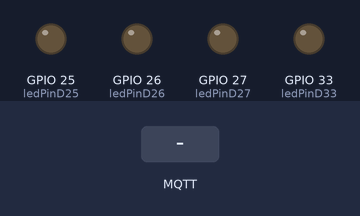
A sketch run on a simulated ESP32. Parts: output pins drawn as LEDs (lit = HIGH). Inputs (shaded band) come from the test bench. WiFi joins after 1.5 s; servers stay silent unless stated; no MQTT or app messages arrive unless stated; what the sketch prints to the serial monitor is not drawn.

Above: at 2.7 s.
2.8 s: MQTT message "1" arrives on the first subscribed topic
At 3.7 s:
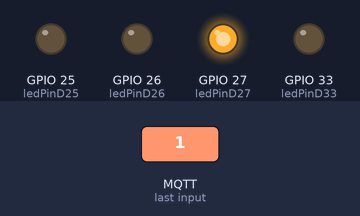
4.3 s: MQTT message "2" arrives on the first subscribed topic
At 4.8 s:
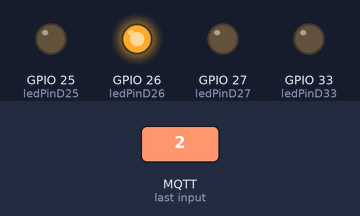
5.8 s: MQTT message "3" arrives on the first subscribed topic
At 7.0 s:
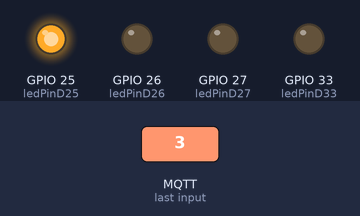
7.3 s: MQTT message "4" arrives on the first subscribed topic
At 8.3 s:
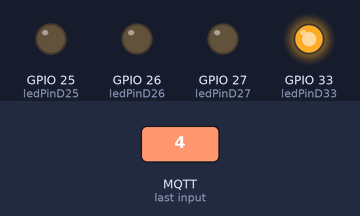
8.8 s: MQTT message "5" arrives on the first subscribed topic
At 9.5 s:
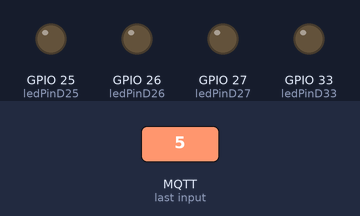
Timing chart, 0 to 11.3 s (numbered marks = the images above; inputs shaded):
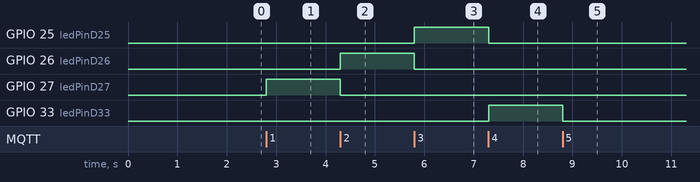

Measured:
- after the input at 2.8 s, GPIO 27 (ledPinD27): LOW → HIGH at once
- after the input at 4.3 s, GPIO 26 (ledPinD26): LOW → HIGH at once; GPIO 27 (ledPinD27): HIGH → LOW at once
- after the input at 5.8 s, GPIO 25 (ledPinD25): LOW → HIGH at once; GPIO 26 (ledPinD26): HIGH → LOW at once
- after the input at 7.3 s, GPIO 25 (ledPinD25): HIGH → LOW at once; GPIO 33 (ledPinD33): LOW → HIGH at once
- after the input at 8.8 s, GPIO 33 (ledPinD33): HIGH → LOW at once

The sketch:

VisionSystemEsp32.ino
```cpp
#include <WiFi.h>
#include <PubSubClient.h>

// Defina as credenciais da sua rede Wi-Fi
const char* ssid = "Cobertura";  // Substitua com o nome da sua rede Wi-Fi
const char* password = "Dev@!2024";  // Substitua com a senha da sua rede Wi-Fi

// Defina o broker MQTT
const char* mqtt_server = "test.mosquitto.org";  // Pode ser outro broker MQTT
const int mqtt_port = 1883;  // Porta padrão do MQTT sem TLS
const char* mqtt_topic = "jacob273gato";  // Tópico ao qual o ESP32 está inscrito

// Defina os pinos dos LEDs
const int ledPinD25 = 25;
const int ledPinD26 = 26;
const int ledPinD27 = 27;
const int ledPinD33 = 33;

WiFiClient espClient;
PubSubClient client(espClient);

// Função para conectar ao Wi-Fi
void setup_wifi() {
  delay(10);
  // Conectando-se à rede Wi-Fi
  Serial.println();
  Serial.print("Conectando-se à rede Wi-Fi: ");
  Serial.println(ssid);

  WiFi.begin(ssid, password);
  while (WiFi.status() != WL_CONNECTED) {
    delay(500);
    Serial.print(".");
  }
  Serial.println("Conectado ao Wi-Fi");
}

// Função para controlar os LEDs de acordo com a mensagem recebida
void controlLEDs(int value) {
  // Desliga todos os LEDs
  digitalWrite(ledPinD25, LOW);
  digitalWrite(ledPinD26, LOW);
  digitalWrite(ledPinD27, LOW);
  digitalWrite(ledPinD33, LOW);

  // Controla os LEDs conforme o valor recebido
  if (value == 1) {
    digitalWrite(ledPinD27, HIGH);  // Liga o LED na porta D27
  } else if (value == 2) {
    digitalWrite(ledPinD26, HIGH);  // Liga o LED na porta D26
  } else if (value == 3) {
    digitalWrite(ledPinD25, HIGH);  // Liga o LED na porta D25
  } else if (value == 4) {
    digitalWrite(ledPinD33, HIGH);  // Liga o LED na porta D33
  }
}

// Função de callback para processar mensagens recebidas no tópico
void callback(char* topic, byte* payload, unsigned int length) {
  Serial.print("Mensagem recebida no tópico: ");
  Serial.println(topic);

  // Converte os bytes da mensagem para string e imprime
  String message = "";
  for (int i = 0; i < length; i++) {
    message += (char)payload[i];
  }
  Serial.print("Conteúdo: ");
  Serial.println(message);  // Imprime a mensagem recebida

  // Converte a mensagem para um valor inteiro e controla os LEDs
  int value = message.toInt();  // Converte a mensagem em string para inteiro
  controlLEDs(value);           // Chama a função para controlar os LEDs
}

void setup() {
  // Inicializa a comunicação serial
  Serial.begin(115200);

  // Inicializa os pinos dos LEDs como saída
  pinMode(ledPinD25, OUTPUT);
  pinMode(ledPinD26, OUTPUT);
  pinMode(ledPinD27, OUTPUT);
  pinMode(ledPinD33, OUTPUT);

  // Conecta ao Wi-Fi
  setup_wifi();

  // Configura o cliente MQTT e a função de callback
  client.setServer(mqtt_server, mqtt_port);
  client.setCallback(callback);
}

void loop() {
  // Verifica a conexão MQTT
  if (!client.connected()) {
    while (!client.connected()) {
      Serial.print("Conectando ao broker MQTT...");
      if (client.connect("ESP32_Client")) {
        Serial.println("Conectado!");
        client.subscribe(mqtt_topic);  // Inscreve-se no tópico
      } else {
        Serial.print("Falha na conexão, tentando novamente...");
        delay(5000);
      }
    }
  }

  // Processa as mensagens recebidas
  client.loop();
}
```
